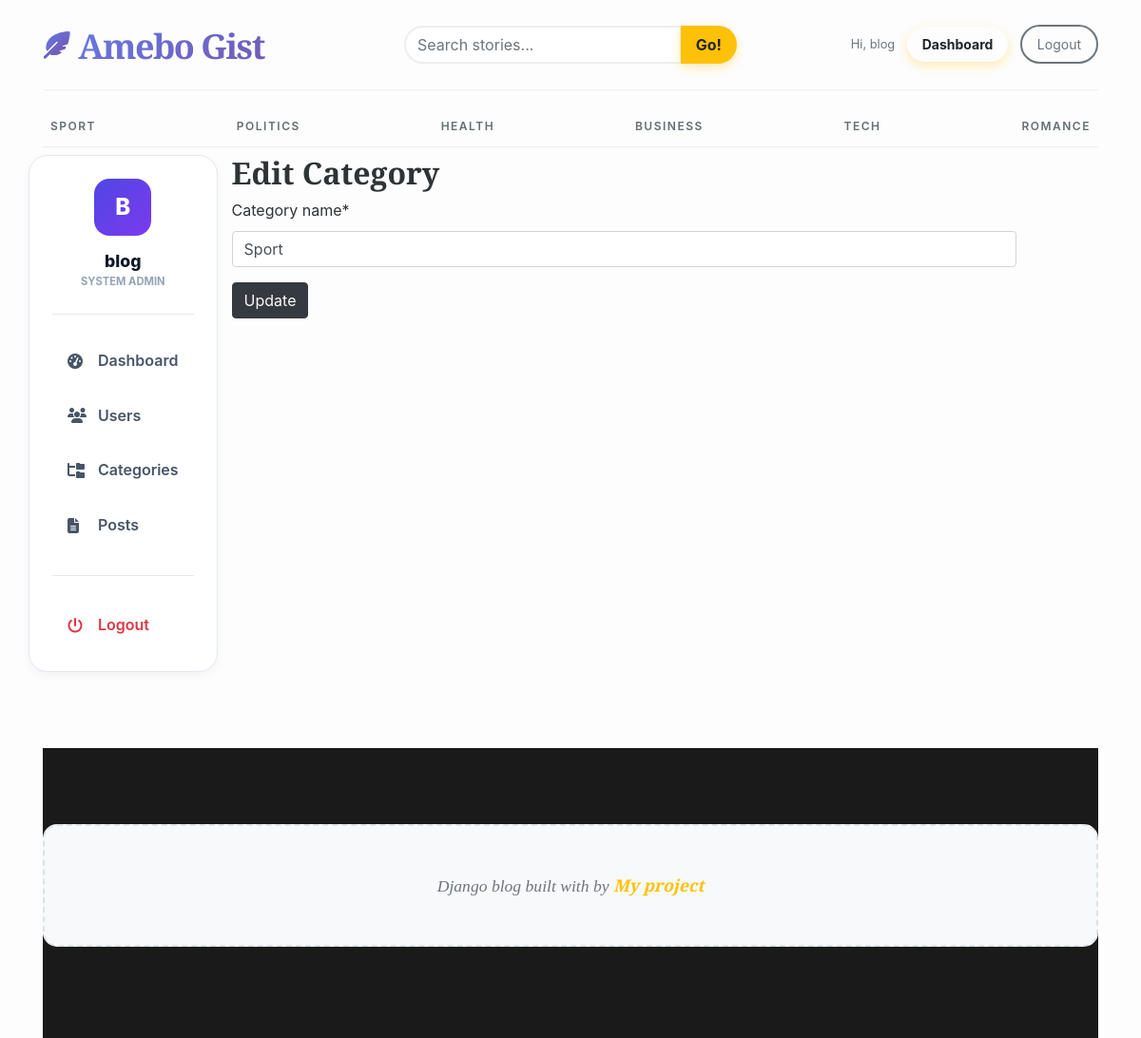
The app's page /dashboard/category/edit/1/ (signed in) with its own data.
### blogs/models.py (models this page shows, shortened)
class Category(models.Model):
    category_name = models.CharField(max_length=50, unique=True)
    created_at = models.DateTimeField(auto_now_add=True)
    updated_at = models.DateTimeField(auto_now=True)
    class Meta:
        verbose_name_plural = 'Categories'

### dashboards/views.py (the view)
# urls.py: path('category/edit/<int:id>/', views.edit_category, name='edit_category'),
@login_required(login_url='login')
def edit_category(request, id):
    category = get_object_or_404(Category, id=id)
    if request.method == 'POST':
        form = CategoryForm(request.POST, instance=category)
        if form.is_valid():
            form.save()
            return redirect('category')
    form = CategoryForm(instance=category)
    context = {
        'form': form,
        'category': category,
    }
    return render(request, 'dashboards/edit_category.html', context)

### dashboards/forms.py
class CategoryForm(forms.ModelForm):
    class Meta:
        model = Category
        fields = '__all__'

### blogs/context_processors.py (called while the page is built)
def get_categories(request):
    categories = Category.objects.all()
    return dict(categories=categories)

def get_social_links(request):
    social_links = SocialLink.objects.all()
    return dict(social_links=social_links)

def get_about(request):
    about = About.objects.all().first()
    return dict(about=about)

### templates/dashboards/edit_category.html
{% extends 'base.html' %} {% load crispy_forms_tags %} {% block content %}
<div class="row">
  {% include 'dashboards/sidebar.html' %}
  <div class="col-md-9">
    <h2>Edit Category</h2>
    <form action="{% url 'edit_category' category.id %}" method="POST">
      {% csrf_token %} {{ form|crispy }}
      <button type="submit" class="btn btn-dark text-light">Update</button>
    </form>
  </div>
</div>
{% endblock %}

### templates/base.html (shortened to what this page needs)
 {% load static %}
<!DOCTYPE html>
<html lang="en">
<head>
    <link href="https://getbootstrap.com/docs/4.0/dist/css/bootstrap.min.css" rel="stylesheet">
    <link rel="stylesheet" href="https://cdnjs.cloudflare.com/ajax/libs/font-awesome/6.4.0/css/all.min.css">
    <link href="{% static 'css/blog.css' %}" rel="stylesheet">
  </head>
<body>
    <div class="container">
      <header class="blog-header py-3">
        <div class="row flex-nowrap justify-content-between align-items-center">
          <div class="col-6 col-md-4 pt-1">
            <a class="blog-header-logo" href="/">
                <i class="fa-solid fa-feather-pointed logo-icon"></i>
                <span class="d-inline-block">Amebo Gist</span>
            </a>
          </div>
          <div class="col-md-4 d-none d-md-block" style="text-align: center;">
            <form action="{% url 'search' %}" method="get">
              <div class="input-group">
                <input class="form-control search-form-control" type="text" name="keyword" value="{{ keyword }}" placeholder="Search stories..." aria-label="Search" />
                <div class="input-group-append">
                  <button type="submit" class="btn btn-warning rounded-pill px-3 ml-n5" style="z-index: 5;">Go!</button>
                </div>
              </div>
            </form>
          </div>
          <div class="col-6 col-md-4 d-flex justify-content-end align-items-center">
            <div class="header-auth-buttons">
                {% if user.is_authenticated %}
                    <span class="text-muted small mr-2 d-none d-lg-inline">Hi, {{ user.username }}</span>
                    <a class="btn btn-sm btn-warning rounded-pill px-3 mr-2" href="{% url 'dashboard' %}" style="background: var(--primary-gradient); border: none; font-weight: 700;">Dashboard</a>
                    <a class="btn btn-sm btn-outline-secondary rounded-pill px-3" href="{% url 'logout' %}">Logout</a>
                {% else %}
                    <a class="btn btn-sm btn-warning rounded-pill px-3 mr-2" href="{% url 'login' %}" style="background: var(--primary-gradient); border: none; font-weight: 700;">Login</a>
                    <a class="btn btn-sm btn-outline-secondary rounded-pill px-3" href="{% url 'register' %}">Sign Up</a>
                {% endif %}
            </div>
          </div>
        </div>
      </header>
      <div class="nav-scroller py-1 mb-2">
        <nav class="nav d-flex justify-content-between">
          {% for category in categories %}
          <a class="p-2 text-muted" href="{% url 'post_by_category' category.id %}">{{ category.category_name }}</a>
          {% endfor %}
        </nav>
      </div>
 {% block content %}
 {% endblock %}
 <footer class="blog-footer">
  <p>Django blog built with  by <a href="#">My project</a></p>
</footer>
</body>
</html>

### templates/dashboards/sidebar.html (shortened to what this page needs)
<div class="sidebar-professional">
  <div class="sidebar-header-pro">
    <div class="sidebar-avatar">{{ user.username|slice:":1"|upper }}</div>
    <h5 class="sidebar-username">{{ user.username }}</h5>
    <p class="sidebar-subtitle mb-0">System Admin</p>
  </div>
  <nav class="sidebar-nav-pro">
    <a
      href="{% url 'dashboard' %}"
      class="nav-link-pro {% if request.resolver_match.url_name == 'dashboard' %}active{% endif %}"
    >
      <i class="fa-solid fa-gauge-high"></i>
      Dashboard
    </a>
    {% if perms.auth.view_user %}
    <a
      href="{% url 'users' %}"
      class="nav-link-pro {% if request.resolver_match.url_name == 'users' %}active{% endif %}"
    >
      <i class="fa-solid fa-users"></i>
      Users
    </a>
    {% endif %}
    <a
      href="{% url 'category' %}"
      class="nav-link-pro {% if request.resolver_match.url_name == 'category' %}active{% endif %}"
    >
      <i class="fa-solid fa-folder-tree"></i>
      Categories
    </a>
    <a
      href="{% url 'posts' %}"
      class="nav-link-pro {% if request.resolver_match.url_name == 'posts' %}active{% endif %}"
    >
      <i class="fa-solid fa-file-lines"></i>
      Posts
    </a>
    <div class="sidebar-divider"></div>
    <a href="{% url 'logout' %}" class="nav-link-pro text-danger">
      <i class="fa-solid fa-power-off"></i>
      Logout
    </a>
  </nav>
</div>

### blog_main/static/css/blog.css (style rules this page uses)
body { background-color: #fdfdfd; color: #2d3436; font-family: -apple-system, BlinkMacSystemFont, "Segoe UI", Roboto, "Helvetica Neue", Arial, sans-serif; line-height: 1.6; overflow-x: hidden; }
h1, h2, h3, h4, .blog-header-logo { font-family: 'Playfair Display', serif; font-weight: 900 !important; }
a { transition: all 0.3s ease; color: inherit; }
.blog-header { border-bottom: 1px solid rgba(0,0,0,0.05); margin-bottom: 1rem; }
.blog-header-logo { font-size: 2.5rem; letter-spacing: -1.5px; text-decoration: none !important; color: #212529 !important; }
.nav-scroller { border-bottom: 1px solid #eee; margin-bottom: 2.5rem; }
.nav-scroller .nav { display: flex; justify-content: space-between; }
.nav-scroller a { font-weight: 600; text-transform: uppercase; font-size: 0.75rem; letter-spacing: 1.5px; color: #636e72 !important; padding: 1rem 0; }
.btn-warning { border-radius: 50px; padding: 0.5rem 1.5rem; font-weight: 700; background-color: #ffc107; border: none; box-shadow: 0 4px 12px rgba(255, 193, 7, 0.3); }
.btn-outline-secondary { border-radius: 50px; padding: 0.5rem 1.5rem; border-width: 2px; }
.empty-msg, p:only-child:not(.lead) { padding: 3rem; background: #f8f9fa; border: 2px dashed #dee2e6; color: #6c757d; text-align: center; border-radius: 15px; font-size: 1.1rem; font-family: 'Playfair Display', serif; font-style: italic; }
.blog-footer { padding: 5rem 0; margin-top: 5rem; background-color: #1a1a1a; color: #95a5a6; text-align: center; }
.blog-footer a { color: #ffc107; font-weight: 700; }

### templates/base.html (style rules this page uses)
.blog-header-logo { font-family: 'Playfair Display', serif; font-size: 2.25rem; font-weight: 900; text-decoration: none !important; background: linear-gradient(135deg, #667eea 0%, #764ba2 100%); -webkit-background-clip: text; background-clip: text; -webkit-text-fill-color: transparent; display: flex; align-items: center; gap: 10px; }
.logo-icon { font-size: 1.8rem; background: linear-gradient(135deg, #667eea 0%, #764ba2 100%); -webkit-background-clip: text; background-clip: text; -webkit-text-fill-color: transparent; }
.search-form-control { border-radius: 50px; border: 2px solid #eee; transition: all 0.3s; }

### templates/dashboards/sidebar.html (style rules this page uses)
:root { --side-primary: #4f46e5; --side-bg: #ffffff; --side-border: #e2e8f0; --side-text: #475569; --side-active-bg: #eef2ff; --side-active-text: #4f46e5; }
.sidebar-professional { background: var(--side-bg); border: 1px solid var(--side-border); border-radius: 20px; padding: 1.5rem; box-shadow: 0 4px 10px rgba(0, 0, 0, 0.04); height: fit-content; position: sticky; top: 2rem; }
.sidebar-header-pro { text-align: center; padding-bottom: 1.5rem; margin-bottom: 1.5rem; border-bottom: 1px solid var(--side-border); }
.sidebar-avatar { width: 60px; height: 60px; background: linear-gradient(135deg, #4f46e5, #7c3aed); border-radius: 16px; display: flex; align-items: center; justify-content: center; margin: 0 auto 1rem; color: white; font-size: 1.5rem; font-weight: 800; }
.sidebar-username { font-weight: 800; color: #0f172a; font-size: 1.1rem; margin-bottom: 0.2rem; }
.sidebar-subtitle { font-size: 0.7rem; font-weight: 700; text-transform: uppercase; color: #94a3b8; }
.sidebar-nav-pro { display: flex; flex-direction: column; gap: 0.5rem; }
.nav-link-pro { display: flex; align-items: center; gap: 12px; padding: 12px 16px; border-radius: 12px; color: var(--side-text); font-weight: 600; text-decoration: none; transition: 0.2s ease; }
.nav-link-pro i { width: 20px; }
.sidebar-divider { border-top: 1px solid var(--side-border); margin: 1.2rem 0; }

### records on screen
Category: category_name "SPORT", category_name "Sport"
Category: category_name "POLITICS"
Category: category_name "HEALTH"
Category: category_name "BUSINESS"
Category: category_name "TECH"
Category: category_name "ROMANCE"

### other values on screen
{{ user.username }} "blog"
{{ user.username|slice:":1"|upper }} "B"
